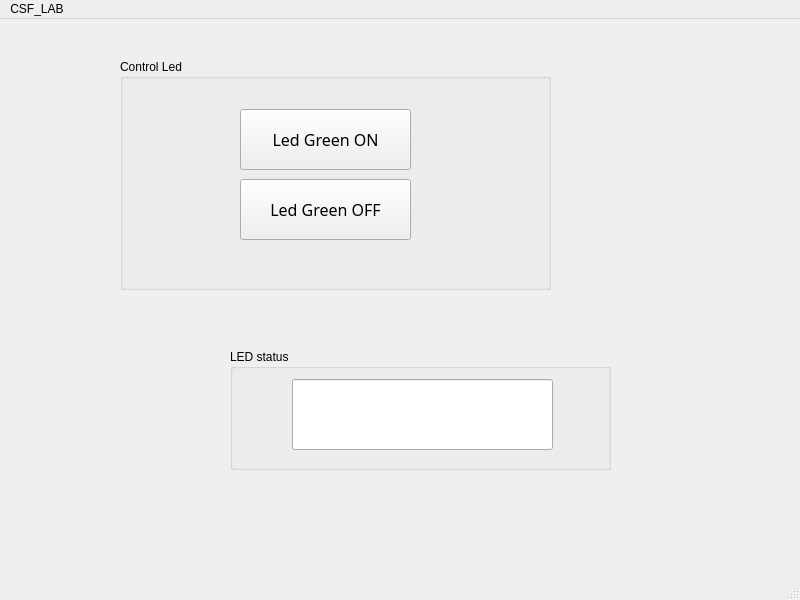
<?xml version="1.0" encoding="UTF-8"?>
<ui version="4.0">
 <class>MainWindow</class>
 <widget class="QMainWindow" name="MainWindow">
  <property name="geometry">
   <rect>
    <x>0</x>
    <y>0</y>
    <width>800</width>
    <height>600</height>
   </rect>
  </property>
  <property name="windowTitle">
   <string>MainWindow</string>
  </property>
  <widget class="QWidget" name="centralwidget">
   <widget class="QGroupBox" name="groupBox">
    <property name="geometry">
     <rect>
      <x>120</x>
      <y>40</y>
      <width>431</width>
      <height>231</height>
     </rect>
    </property>
    <property name="title">
     <string>Control Led</string>
    </property>
    <widget class="QPushButton" name="pushButton_ON">
     <property name="geometry">
      <rect>
       <x>120</x>
       <y>50</y>
       <width>171</width>
       <height>61</height>
      </rect>
     </property>
     <property name="font">
      <font>
       <family>Segoe Script</family>
       <pointsize>12</pointsize>
      </font>
     </property>
     <property name="text">
      <string>Led Green ON</string>
     </property>
    </widget>
    <widget class="QPushButton" name="pushButton_OFF">
     <property name="geometry">
      <rect>
       <x>120</x>
       <y>120</y>
       <width>171</width>
       <height>61</height>
      </rect>
     </property>
     <property name="font">
      <font>
       <family>Segoe Script</family>
       <pointsize>12</pointsize>
      </font>
     </property>
     <property name="text">
      <string>Led Green OFF</string>
     </property>
    </widget>
   </widget>
   <widget class="QGroupBox" name="groupBox_2">
    <property name="geometry">
     <rect>
      <x>230</x>
      <y>330</y>
      <width>381</width>
      <height>121</height>
     </rect>
    </property>
    <property name="title">
     <string>LED status</string>
    </property>
    <widget class="QLineEdit" name="lineEdit">
     <property name="geometry">
      <rect>
       <x>62</x>
       <y>30</y>
       <width>261</width>
       <height>71</height>
      </rect>
     </property>
     <property name="alignment">
      <set>Qt::AlignmentFlag::AlignCenter</set>
     </property>
    </widget>
   </widget>
  </widget>
  <widget class="QMenuBar" name="menubar">
   <property name="geometry">
    <rect>
     <x>0</x>
     <y>0</y>
     <width>800</width>
     <height>26</height>
    </rect>
   </property>
   <widget class="QMenu" name="menuCSF_LAB">
    <property name="title">
     <string>CSF_LAB</string>
    </property>
   </widget>
   <addaction name="menuCSF_LAB"/>
  </widget>
  <widget class="QStatusBar" name="statusbar"/>
 </widget>
 <resources/>
 <connections/>
</ui>
